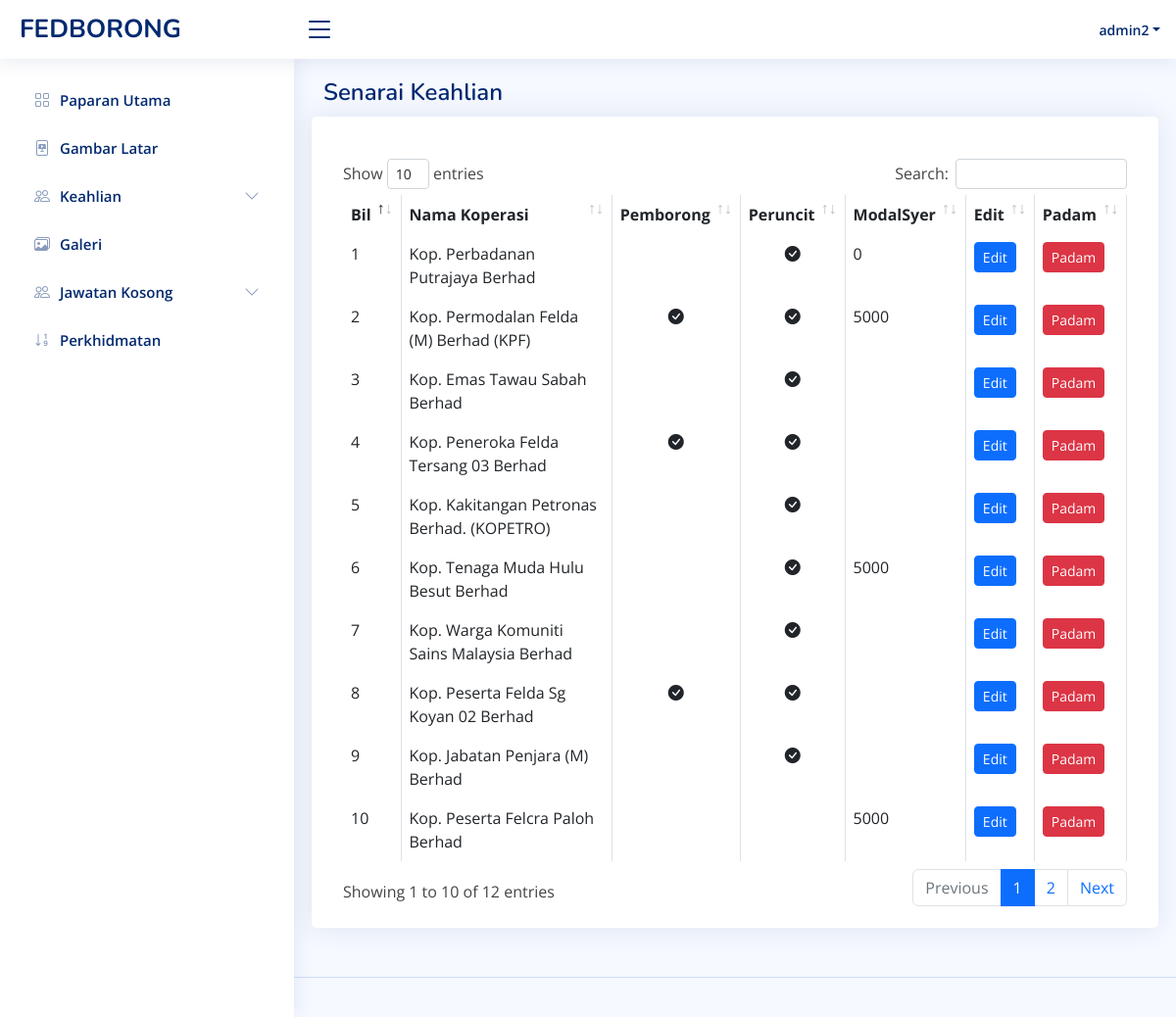
The app's page /admin-membership.php (signed in) with its own data.
### tables this page shows
CREATE TABLE `user` (
  `id` int(11) NOT NULL,
  `name` varchar(255) NOT NULL,
  `email` varchar(255) NOT NULL,
  `password` varchar(255) NOT NULL,
  `status` tinyint(4) NOT NULL
);

CREATE TABLE `keahlian` (
  `Id` int(11) NOT NULL,
  `Koperasi` varchar(1000) NOT NULL,
  `Pemborong` tinyint(11) DEFAULT NULL COMMENT '1=Ya, 2= Tidak',
  `Peruncitan` tinyint(11) DEFAULT NULL COMMENT '1=Ya, 2=Tidak',
  `ModalSyer` float DEFAULT NULL
);

### admin-membership.php (the view, shortened to what this page needs)
<?php
    if(isset($_SESSION['username'])) {
?>
<?php
include 'admin/admin-header.php';
require('db_connect.php');
?>
<body>
<?php include 'admin-nav.php';?>
  <main id="main" class="main">
  <div class="pagetitle">
      <h1>Senarai Keahlian</h1>
    </div>
    <section class="section">
      <div class="row">
      <div class="card card-outline card-primary">
            <div class="card-body">
              <h5 class="card-title"></h5>
              <table class="table tabe-hover table-bordered" id="list">
                <thead>
                  <tr>
                    <th scope="col">Bil</th>
                    <th scope="col">Nama Koperasi</th>
                    <th scope="col">Pemborong</th>
                    <th scope="col">Peruncit</th>
                    <th scope="col">ModalSyer</th>
                    <th scope="col">Edit</th>
                    <th scope="col">Padam</th>
                  </tr>
                </thead>
                <tbody>
                  <?php
                  $count=1;
                  $sel_query="Select * from keahlian ORDER BY id desc;";
                  $result = mysqli_query($conn,$sel_query);
                  while($row = mysqli_fetch_assoc($result)) { ?>
                  <tr>
                    <td><?php echo $count; ?></td>
                    <td><?php echo $row['Koperasi'] ?></td>
                    <td class="text-center">
                    <?php
                    switch ($row['Pemborong']) {
                        case '1':
                            echo "<span> <i class='bi bi-check-circle-fill'></i></span>";
                            break;
                        case '2':
                            echo "<span> </span>";
                            break;
                    }
                    ?>
                </td>
                <td class="text-center">
                <?php
                switch ($row['Peruncitan']) {
                    case '1':
                        echo "<span> <i class='bi bi-check-circle-fill'></i></span>";
                        break;
                    case '2':
                        echo "<span></span>";
                        break;
                }
                ?>
                   </td>
                    <td><?php echo $row['ModalSyer'] ?></td>
                    <td><a href="admin-member-edit?id=<?php echo $row['Id'] ?>" class="btn btn-primary btn-sm">Edit</a></td>
                    <td>
                    <button type="button" class="btn btn-danger btn-sm" data-bs-toggle="modal" data-bs-target="#verticalycentered-<?php echo $row['Id'] ?>">
                     Padam
                    </button>
                    </td>
                  </tr>
                  <?php $count++; } ?>
                </tbody>
              </table>
            </div>
          </div>
      </div>
    </section>
  </main>
  <?php include 'admin/admin-footer.php' ?>
<?php
    } else {
        header("Location: ./admin-login?error=login_first");
        exit();
    }
 ?>

### admin-nav.php (shortened to what this page needs)
<header id="header" class="header fixed-top d-flex align-items-center">
<?php
require('db_connect.php');
 $id = $_SESSION['username'];
   $user = "SELECT * FROM user WHERE name = '$id'";
   $admins = mysqli_fetch_assoc($conn->query($user) );
?>
<div class="d-flex align-items-center justify-content-between">
    <a href="admin-index" class="logo d-flex align-items-center">
      <span class="d-none d-lg-block">FEDBORONG</span>
    </a>
    <i class="bi bi-list toggle-sidebar-btn"></i>
  </div>
  <nav class="header-nav ms-auto">
    <ul class="d-flex align-items-center">
      <li class="nav-item dropdown pe-3">
        <a class="nav-link nav-profile d-flex align-items-center pe-0" href="#" data-bs-toggle="dropdown">
          <span class="d-none d-md-block dropdown-toggle ps-2"><?php echo $admins['name'];  ?></span>
        </a>
      </li>
    </ul>
  </nav>
</header>
<aside id="sidebar" class="sidebar">
  <ul class="sidebar-nav" id="sidebar-nav">
    <li class="nav-item">
      <a class="nav-link collapsed " href="admin-index">
        <i class="bi bi-grid"></i>
        <span>Paparan Utama</span>
      </a>
    </li>
    <li class="nav-item">
      <a class="nav-link collapsed" href="admin-slides">
        <i class="bi bi-file-slides"></i>
        <span>Gambar Latar</span>
      </a>
    </li>
    <li class="nav-item">
      <a class="nav-link collapsed" data-bs-target="#tables-nav2" data-bs-toggle="collapse" href="#">
        <i class="bi bi-people"></i><span>Keahlian</span><i class="bi bi-chevron-down ms-auto"></i>
      </a>
    </li>
    <li class="nav-item">
      <a class="nav-link collapsed" href="admin-gallery">
      <i class="bi bi-images"></i>
        <span>Galeri</span>
      </a>
    </li>
    <li class="nav-item">
      <a class="nav-link collapsed" data-bs-target="#tables-nav3" data-bs-toggle="collapse" href="#">
        <i class="bi bi-people"></i><span>Jawatan Kosong</span><i class="bi bi-chevron-down ms-auto"></i>
      </a>
    </li>
    <li class="nav-item">
      <a class="nav-link collapsed" href="./admin-counter">
        <i class="bi bi-sort-numeric-down"></i>
        <span>Perkhidmatan</span>
      </a>
    </li>
  </ul>
</aside>

### admin-assets/css/style.css (style rules this page uses)
:root { scroll-behavior: smooth; }
body { font-family: "Open Sans", sans-serif; background: #f6f9ff; color: #444444; }
a { color: #4154f1; text-decoration: none; }
h1, h2, h3, h4, h5, h6 { font-family: "Nunito", sans-serif; }
#main { margin-top: 60px; padding: 20px 30px; transition: all 0.3s; }
.pagetitle { margin-bottom: 10px; }
.pagetitle h1 { font-size: 24px; margin-bottom: 0; font-weight: 600; color: #012970; }
.card { margin-bottom: 30px; border: none; border-radius: 5px; box-shadow: 0px 0 30px rgba(1, 41, 112, 0.1); }
.card-title { padding: 20px 0 15px 0; font-size: 18px; font-weight: 500; color: #012970; font-family: "Poppins", sans-serif; }
.card-body { padding: 0 20px 20px 20px; }
.logo { line-height: 1; }
@media (min-width: 1200px) { .logo { width: 280px; } }
.logo span { font-size: 26px; font-weight: 700; color: #012970; font-family: "Nunito", sans-serif; }
.header { transition: all 0.5s; z-index: 997; height: 60px; box-shadow: 0px 2px 20px rgba(1, 41, 112, 0.1); background-color: #fff; padding-left: 20px; }
.header .toggle-sidebar-btn { font-size: 32px; padding-left: 10px; cursor: pointer; color: #012970; }
.header-nav ul { list-style: none; }
.header-nav>ul { margin: 0; padding: 0; }
.header-nav .nav-profile { color: #012970; }
.header-nav .nav-profile span { font-size: 14px; font-weight: 600; }
.sidebar { position: fixed; top: 60px; left: 0; bottom: 0; width: 300px; z-index: 996; transition: all 0.3s; padding: 20px; overflow-y: auto; scrollbar-width: thin; scrollbar-color: #aab7cf transparent; box-shadow: 0px 0px 20px rgba(1, 41, 112, 0.1); background-color: #fff; }
@media (min-width: 1200px) { #main, #footer { margin-left: 300px; } }
.sidebar-nav { padding: 0; margin: 0; list-style: none; }
.sidebar-nav li { padding: 0; margin: 0; list-style: none; }
.sidebar-nav .nav-item { margin-bottom: 5px; }
.sidebar-nav .nav-link { display: flex; align-items: center; font-size: 15px; font-weight: 600; color: #4154f1; transition: 0.3; background: #f6f9ff; padding: 10px 15px; border-radius: 4px; }
.sidebar-nav .nav-link i { font-size: 16px; margin-right: 10px; color: #4154f1; }
.sidebar-nav .nav-link.collapsed { color: #012970; background: #fff; }
.sidebar-nav .nav-link.collapsed i { color: #899bbd; }
.sidebar-nav .nav-link .bi-chevron-down { margin-right: 0; transition: transform 0.2s ease-in-out; }

### records on screen
user: name "admin2"
keahlian: Koperasi "Kop. Perbadanan Putrajaya Berhad", Peruncitan 1 (drawn), ModalSyer "0"
keahlian: Koperasi "Kop. Permodalan Felda (M) Berhad (KPF)", Pemborong 1 (drawn), Peruncitan 1 (drawn), ModalSyer "5000"
keahlian: Koperasi "Kop. Emas Tawau Sabah Berhad", Peruncitan 1 (drawn)
keahlian: Koperasi "Kop. Peneroka Felda Tersang 03 Berhad", Pemborong 1 (drawn), Peruncitan 1 (drawn)
keahlian: Koperasi "Kop. Kakitangan Petronas Berhad. (KOPETRO)", Peruncitan 1 (drawn)
keahlian: Koperasi "Kop. Tenaga Muda Hulu Besut Berhad", Peruncitan 1 (drawn), ModalSyer "5000"
keahlian: Koperasi "Kop. Warga Komuniti Sains Malaysia Berhad", Peruncitan 1 (drawn)
keahlian: Koperasi "Kop. Peserta Felda Sg Koyan 02 Berhad", Pemborong 1 (drawn), Peruncitan 1 (drawn)
keahlian: Koperasi "Kop. Jabatan Penjara (M) Berhad", Peruncitan 1 (drawn)
keahlian: Koperasi "Kop. Peserta Felcra Paloh Berhad", ModalSyer "5000"
